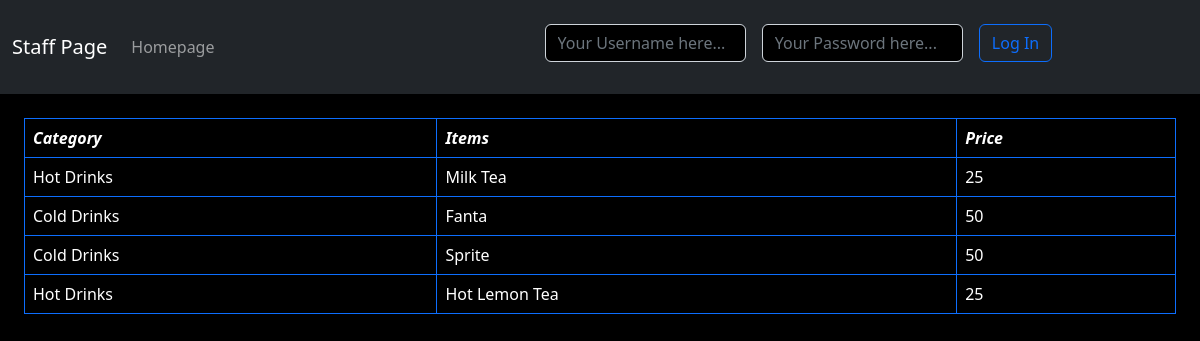
Before: /staff/menu/ with the older database file.
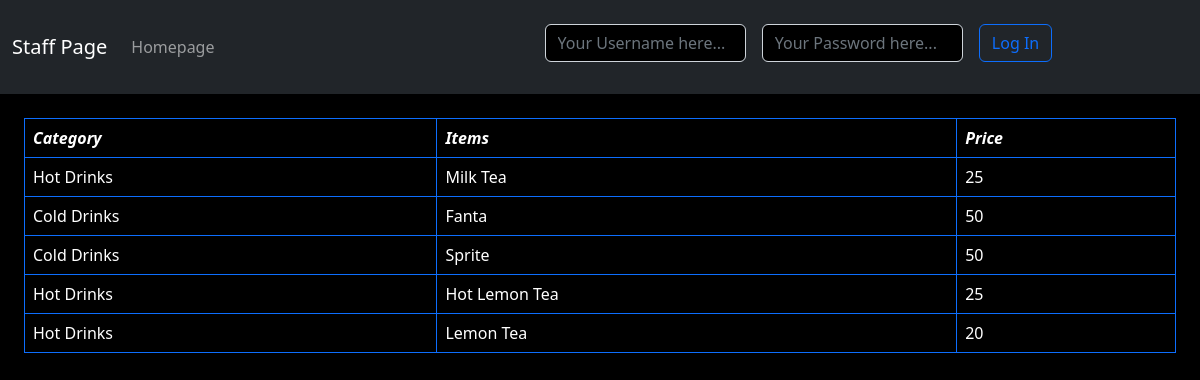
After: the same page with the newer database file.
### restaurant_management_app/models.py (models this page shows)
class menu_item(models.Model):
    item_category = models.CharField('CATEGORY:', max_length=250)
    item_name = models.CharField('NAME:', max_length=250)
    item_price = models.CharField('PRICE:', max_length=250)

### restaurant_management_app/views.py (the view)
# urls.py: path('menu/', menu, name="digital-menu"),
def menu(request):
    if request.method == 'POST':
        if 'username' in request.POST:
            login_anywhere(request)
        else:
            form = menuForm(request.POST)
            if form.is_valid:
                form.save()
                messages.success(request, 'Item added successfully.')
        return redirect('/staff/menu/')
    else:
        modelForm = menuForm()
        items = menu_item.objects.all()
        if str(request.user.groups.filter(name='management')) == "<QuerySet [<Group: management>]>" or str(request.user.groups.filter(name='super-management')) == "<QuerySet [<Group: super-management>]>":
            context = {'group': 'has_group', 'form': modelForm, 'items':items}
        else:
            context = {'group': 'not_have_group', 'form': modelForm, 'items':items}
        return render(request, 'staff/menu.html', context)

### restaurant_management_app/forms.py
class menuForm(forms.ModelForm):
   class Meta:
     model = menu_item
     fields = ('item_category', 'item_name', 'item_price')
     widgets = {
         'item_category':forms.TextInput(attrs={'class':'form-control'}),
         'item_name':forms.TextInput(attrs={'class':'form-control'}),
         'item_price':forms.TextInput(attrs={'class':'form-control'})
     }

### restaurant_management_app/templates/staff/menu.html (shortened to what this page needs)
<html lang="en">
<head>
    <link href="https://cdn.jsdelivr.net/npm/bootstrap@5.2.0-beta1/dist/css/bootstrap.min.css" rel="stylesheet"
>
    <link href="https://cdn.jsdelivr.net/npm/bootstrap-icons@1.4.1/font/bootstrap-icons.css" rel="stylesheet">
</head>
<body style="background: #000;">
    <main>
        <section class="nav-section">
            {% include 'staff/navbar.html' %}
        </section>
        <section class="p-4 menu-section">
            <table style="color: #fff;" class="table table-bordered border-primary">
                <thead>
                    <tr>
                        <td><b><i>Category</i></b></td>
                        <td><b><i>Items</i></b></td>
                        <td><b><i>Price</i></b></td>
                    </tr>
                </thead>
                <tbody>
                    {% for item in items %}
                        <tr>
                            <td>{{ item.item_category }}</td>
                            <td>{{ item.item_name }}</td>
                            <td>{{ item.item_price }}</td>
                        </tr>
                    {% endfor %}
                </tbody>
            </table>
        </section>
    </main>
</body>
</html>

Changed rows visible on the page:
added menu_item: item_category "Hot Drinks", item_name "Lemon Tea", item_price "20"
